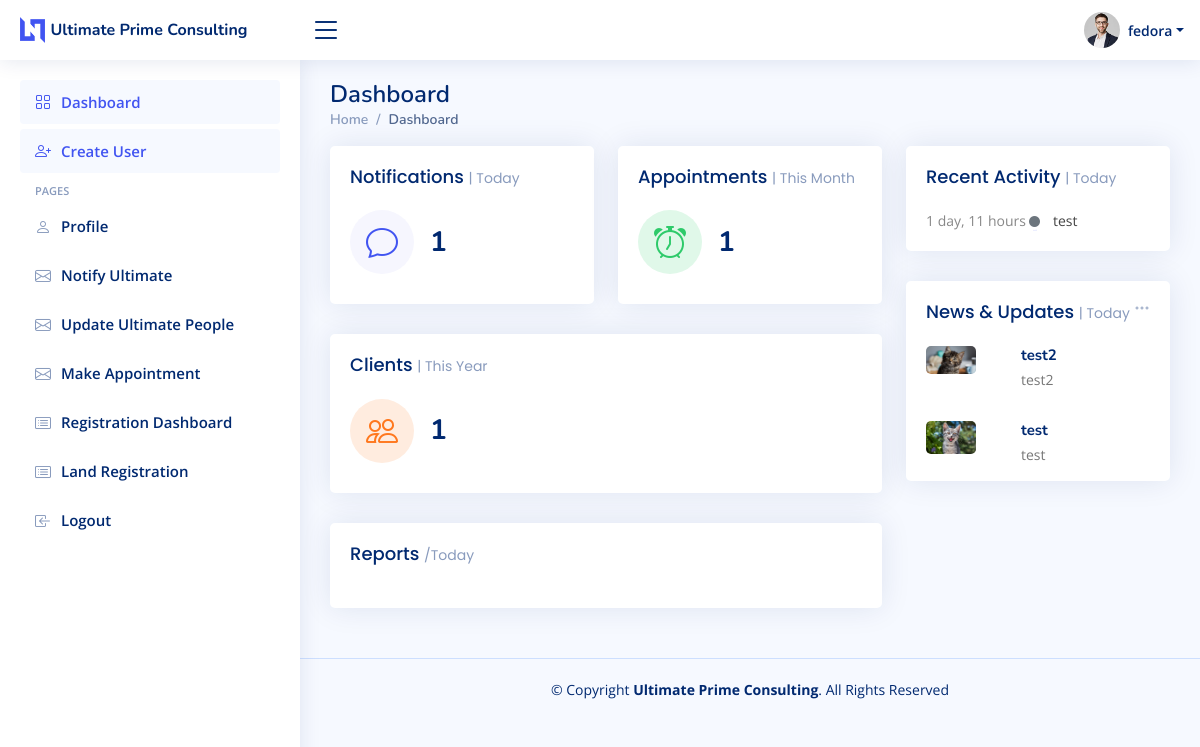
Before: / (signed in) with the older database file.
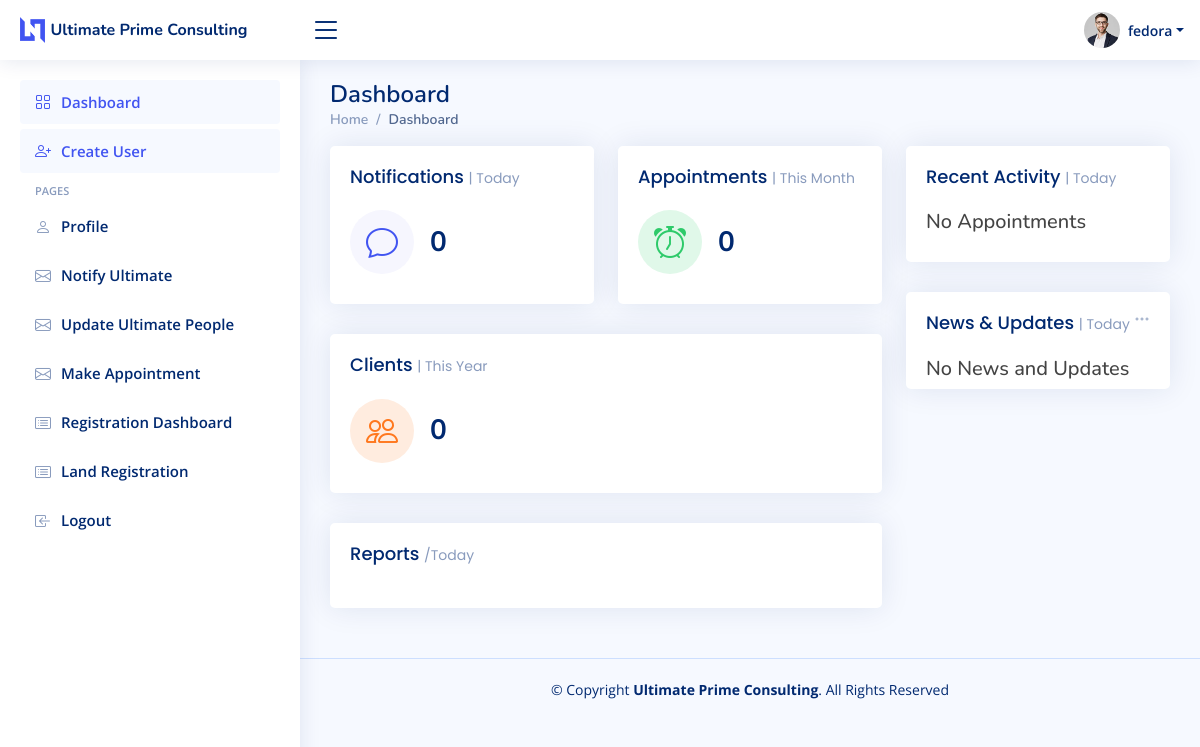
After: the same page with the newer database file.
### app/models.py (models this page shows, shortened)
class Appointment(models.Model):
    title = models.CharField(max_length=100)
    subject = models.CharField(max_length=100)
    detail = models.TextField()
    book_day = models.DateTimeField(default=timezone.now)
    createdBy = models.ForeignKey(User, on_delete=models.CASCADE)
    created = models.DateTimeField(auto_now_add=True)
    updated = models.DateTimeField(auto_now=True)

class Update(models.Model):
    title = models.CharField(max_length=100)
    image = models.ImageField(upload_to = "updates")
    detail = models.TextField()
    createdBy = models.ForeignKey(User, on_delete=models.CASCADE)
    created = models.DateTimeField(auto_now_add=True)
    updated = models.DateTimeField(auto_now=True)

### app/views.py (the view)
# urls.py: path('', views.index, name='home'),
@login_required(login_url='/profile/login/')
def index(request):
    appointment_summary = Appointment.objects.all()[:10]
    updates = Update.objects.all()[:10]
    feedbacks_report = Notification.objects.all().count()
    appointments_report = Appointment.objects.all().count()
    clients_report = Plot_Owner.objects.all().count()
    dic = {
        'appointment_summary':appointment_summary,
        "updates":updates,
        "feedbacks_report":feedbacks_report,
        "appointments_report":appointments_report,
        "clients_report":clients_report,
    }
    return render(request, 'index.html', dic)

### templates/index.html
{% extends 'base.html' %}
{% block content %}
    {% include 'topbar.html' %}
    {% include 'sidebar.html' %}
    {% include 'dashboard_cards.html' %}
{% endblock content %}

### templates/base.html (shortened to what this page needs)
{% load static %}
<!DOCTYPE html>
<html lang="en">
<head>
  <link href="{% static 'assets/vendor/bootstrap/css/bootstrap.min.css' %}" rel="stylesheet">
  <link href="{% static 'assets/vendor/bootstrap-icons/bootstrap-icons.css' %}" rel="stylesheet">
  <link href="{% static 'assets/vendor/boxicons/css/boxicons.min.css' %}" rel="stylesheet">
  <link href="{% static 'assets/vendor/quill/quill.snow.css' %}" rel="stylesheet">
  <link href="{% static 'assets/vendor/quill/quill.bubble.css' %}" rel="stylesheet">
  <link href="{% static 'assets/vendor/remixicon/remixicon.css' %}" rel="stylesheet">
  <link href="{% static 'assets/vendor/simple-datatables/style.css' %}" rel="stylesheet">
  <link href="{% static 'assets/css/style.css' %}" rel="stylesheet">
</head>
<body>
  {% block content %}
  {% endblock content %}
  <footer id="footer" class="footer">
    <div class="copyright">
      &copy; Copyright <strong><span>Ultimate Prime Consulting</span></strong>. All Rights Reserved
    </div>
  </footer>
</body>
</html>

### templates/topbar.html (shortened to what this page needs)
  {% load static %}
  <header id="header" class="header fixed-top d-flex align-items-center">
    <div class="d-flex align-items-center justify-content-between">
      <a href="index.html" class="logo d-flex align-items-center">
        <img src="assets/img/logo.png" alt="">
        <span class="d-none d-lg-block fs-6">Ultimate Prime Consulting</span>
      </a>
      <i class="bi bi-list toggle-sidebar-btn"></i>
    </div>
    <nav class="header-nav ms-auto">
      <ul class="d-flex align-items-center">
        <li class="nav-item dropdown pe-3">
          <a class="nav-link nav-profile d-flex align-items-center pe-0" href="#" data-bs-toggle="dropdown">
            <img src="{% static 'assets/img/profile-img.jpg' %}" alt="Profile" class="rounded-circle">
            <span class="d-none d-md-block dropdown-toggle ps-2">{{user.username}}</span>
          </a>
        </li>
      </ul>
    </nav>
  </header>

### templates/sidebar.html (shortened to what this page needs)
  <aside id="sidebar" class="sidebar">
    <ul class="sidebar-nav" id="sidebar-nav">
      <li class="nav-item">
        <a class="nav-link " href="/">
          <i class="bi bi-grid"></i>
          <span>Dashboard</span>
        </a>
      </li>
      <li class="nav-item">
        <a class="nav-link " href="/profile/register">
          <i class="bi bi-person-plus"></i>
          <span>Create User</span>
        </a>
      </li>
      <li class="nav-heading">Pages</li>
      <li class="nav-item">
        <a class="nav-link collapsed" href="/profile/profile">
          <i class="bi bi-person"></i>
          <span>Profile</span>
        </a>
      </li>
      <li class="nav-item">
        <a class="nav-link collapsed" href="/notification/">
          <i class="bi bi-envelope"></i>
          <span>Notify Ultimate</span>
        </a>
      </li>
      <li class="nav-item">
        <a class="nav-link collapsed" href="/create_update/">
          <i class="bi bi-envelope"></i>
          <span>Update Ultimate People</span>
        </a>
      </li>
      <li class="nav-item">
        <a class="nav-link collapsed" href="/make_appointment/">
          <i class="bi bi-envelope"></i>
          <span>Make Appointment</span>
        </a>
      </li>
      <li class="nav-item">
        <a class="nav-link collapsed" href="/registerdashboard/">
          <i class="bi bi-card-list"></i>
          <span>Registration Dashboard</span>
        </a>
      </li>
      <li class="nav-item">
        <a class="nav-link collapsed" href="/registration/">
          <i class="bi bi-card-list"></i>
          <span>Land Registration</span>
        </a>
      </li>
      <li class="nav-item">
        <a class="nav-link collapsed" href="/profile/logout/">
          <i class="bi bi-box-arrow-in-left"></i>
          <span>Logout</span>
        </a>
      </li>
    </ul>
  </aside>

### templates/dashboard_cards.html
<main id="main" class="main">
<div class="pagetitle">
    <h1>Dashboard</h1>
    <nav>
        <ol class="breadcrumb">
            <li class="breadcrumb-item"><a href="index.html">Home</a></li>
            <li class="breadcrumb-item active">Dashboard</li>
        </ol>
    </nav>
</div>
<section class="section dashboard">
    <div class="row">
        <div class="col-lg-8">
            <div class="row">
                {% include 'feedbackcard.html' %}
                {% include 'appointmentCard.html' %}
                {% include 'clientcard.html' %}
                {% include 'reports.html' %}
            </div>
        </div>
        <div class="col-lg-4">
            {% include 'recent_activity.html' %}
            {% include 'news.html' %}
        </div>
    </div>
</section>
</main>

### templates/feedbackcard.html
            <div class="col-xxl-4 col-md-6">
                <div class="card info-card sales-card">
                  <div class="card-body">
                    <h5 class="card-title">Notifications <span>| Today</span></h5>
                    <div class="d-flex align-items-center">
                      <div class="card-icon rounded-circle d-flex align-items-center justify-content-center">
                        <i class="bi bi-chat"></i>
                      </div>
                      <div class="ps-3">
                        <h6>{{feedbacks_report}}</h6>
                      </div>
                    </div>
                  </div>
                </div>
              </div>

### templates/appointmentCard.html
            <div class="col-xxl-4 col-md-6">
                <div class="card info-card revenue-card">
                  <div class="card-body">
                    <h5 class="card-title">Appointments <span>| This Month</span></h5>
                    <div class="d-flex align-items-center">
                      <div class="card-icon rounded-circle d-flex align-items-center justify-content-center">
                        <i class="bi bi-alarm"></i>
                      </div>
                      <div class="ps-3">
                        <h6>{{appointments_report}}</h6>
                      </div>
                    </div>
                  </div>
                </div>
              </div>

### templates/clientcard.html
            <div class="col-xxl-4 col-xl-12">
                <div class="card info-card customers-card">
                  <div class="card-body">
                    <h5 class="card-title">Clients <span>| This Year</span></h5>
                    <div class="d-flex align-items-center">
                      <div class="card-icon rounded-circle d-flex align-items-center justify-content-center">
                        <i class="bi bi-people"></i>
                      </div>
                      <div class="ps-3">
                        <h6>{{clients_report}}</h6>
                      </div>
                    </div>
                  </div>
                </div>
              </div>

### templates/reports.html (shortened to what this page needs)
            <div class="col-12">
                <div class="card">
                  <div class="card-body">
                    <h5 class="card-title">Reports <span>/Today</span></h5>
                  </div>
                </div>
              </div>

### templates/recent_activity.html
<div class="card">
  <div class="card-body">
    <h5 class="card-title">Recent Activity <span>| Today</span></h5>
    <div class="activity">
      {% if appointment_summary %}
      {% for rs in appointment_summary reversed %}
      <div class="activity-item d-flex">
        <div class="activite-label">{{rs.created|timesince }}</div>
        <i class='bi bi-circle-fill activity-badge text-muted align-self-start'></i>
        <div class="activity-content">
          {{rs.title}}
        </div>
      </div>
      {% endfor %}
      {% else %}
      <h5>No Appointments</h5>
      {% endif %}
    </div>
  </div>
</div>

### templates/news.html
          <div class="card">
            <div class="filter">
              <a class="icon" href="#" data-bs-toggle="dropdown"><i class="bi bi-three-dots"></i></a>
            </div>
            <div class="card-body pb-0">
              <h5 class="card-title">News &amp; Updates <span>| Today</span></h5>
              <div class="news">
                {% if updates %}
                {% for rs in updates reversed %}
                <div class="post-item clearfix">
                  <img style="width: 50px;" src="{{rs.image.url}}" alt="">
                  <h4><a href="#">{{rs.title}}</a></h4>
                  <p>{{rs.detail |truncatechars:30}}</p>
                </div>
                {% endfor %}
                {% else %}
                <h5>No News and Updates</h5>
                {% endif %}
              </div>
            </div>
          </div>

### static/assets/css/style.css (style rules this page uses)
:root { scroll-behavior: smooth; }
body { font-family: "Open Sans", sans-serif; background: #f6f9ff; color: #444444; }
a { color: #4154f1; text-decoration: none; }
h1, h2, h3, h4, h5, h6 { font-family: "Nunito", sans-serif; }
#main { margin-top: 60px; padding: 20px 30px; transition: all 0.3s; }
.pagetitle { margin-bottom: 10px; }
.pagetitle h1 { font-size: 24px; margin-bottom: 0; font-weight: 600; color: #012970; }
.card { margin-bottom: 30px; border: none; border-radius: 5px; box-shadow: 0px 0 30px rgba(1, 41, 112, 0.1); }
.card-title { padding: 20px 0 15px 0; font-size: 18px; font-weight: 500; color: #012970; font-family: "Poppins", sans-serif; }
.card-title span { color: #899bbd; font-size: 14px; font-weight: 400; }
.card-body { padding: 0 20px 20px 20px; }
.breadcrumb { font-size: 14px; font-family: "Nunito", sans-serif; color: #899bbd; font-weight: 600; }
.breadcrumb a { color: #899bbd; transition: 0.3s; }
.breadcrumb .breadcrumb-item::before { color: #899bbd; }
.breadcrumb .active { color: #51678f; font-weight: 600; }
.logo { line-height: 1; }
@media (min-width: 1200px) { .logo { width: 280px; } }
.logo img { max-height: 26px; margin-right: 6px; }
.logo span { font-size: 26px; font-weight: 700; color: #012970; font-family: "Nunito", sans-serif; }
.header { transition: all 0.5s; z-index: 997; height: 60px; box-shadow: 0px 2px 20px rgba(1, 41, 112, 0.1); background-color: #fff; padding-left: 20px; }
.header .toggle-sidebar-btn { font-size: 32px; padding-left: 10px; cursor: pointer; color: #012970; }
.header-nav ul { list-style: none; }
.header-nav > ul { margin: 0; padding: 0; }
.header-nav .nav-profile { color: #012970; }
.header-nav .nav-profile img { max-height: 36px; }
.header-nav .nav-profile span { font-size: 14px; font-weight: 600; }
.sidebar { position: fixed; top: 60px; left: 0; bottom: 0; width: 300px; z-index: 996; transition: all 0.3s; padding: 20px; overflow-y: auto; scrollbar-width: thin; scrollbar-color: #aab7cf transparent; box-shadow: 0px 0px 20px rgba(1, 41, 112, 0.1); background-color: #fff; }
@media (min-width: 1200px) { #main, #footer { margin-left: 300px; } }
.sidebar-nav { padding: 0; margin: 0; list-style: none; }
.sidebar-nav li { padding: 0; margin: 0; list-style: none; }
.sidebar-nav .nav-item { margin-bottom: 5px; }
.sidebar-nav .nav-heading { font-size: 11px; text-transform: uppercase; color: #899bbd; font-weight: 600; margin: 10px 0 5px 15px; }
.sidebar-nav .nav-link { display: flex; align-items: center; font-size: 15px; font-weight: 600; color: #4154f1; transition: 0.3; background: #f6f9ff; padding: 10px 15px; border-radius: 4px; }
.sidebar-nav .nav-link i { font-size: 16px; margin-right: 10px; color: #4154f1; }
.sidebar-nav .nav-link.collapsed { color: #012970; background: #fff; }
.sidebar-nav .nav-link.collapsed i { color: #899bbd; }
.dashboard .filter { position: absolute; right: 0px; top: 15px; }
.dashboard .filter .icon { color: #aab7cf; padding-right: 20px; padding-bottom: 5px; transition: 0.3s; font-size: 16px; }
.dashboard .info-card { padding-bottom: 10px; }
.dashboard .info-card h6 { font-size: 28px; color: #012970; font-weight: 700; margin: 0; padding: 0; }
.dashboard .card-icon { font-size: 32px; line-height: 0; width: 64px; height: 64px; flex-shrink: 0; flex-grow: 0; }
.dashboard .sales-card .card-icon { color: #4154f1; background: #f6f6fe; }
.dashboard .revenue-card .card-icon { color: #2eca6a; background: #e0f8e9; }
.dashboard .customers-card .card-icon { color: #ff771d; background: #ffecdf; }
.dashboard .activity { font-size: 14px; }
.footer { padding: 20px 0; font-size: 14px; transition: all 0.3s; border-top: 1px solid #cddfff; }
.footer .copyright { text-align: center; color: #012970; }

Changed rows visible on the page:
removed Appointment: created "1 day, 11 hours", title "test"
removed Update: image (picture), title "test2", detail "test2"
removed Update: image (picture), title "test", detail "test"
Other visible differences:
{{ feedbacks_report }}: "1" → "0"
{{ appointments_report }}: "1" → "0"
{{ clients_report }}: "1" → "0"
text now shown: "No Appointments No News and Updates"
